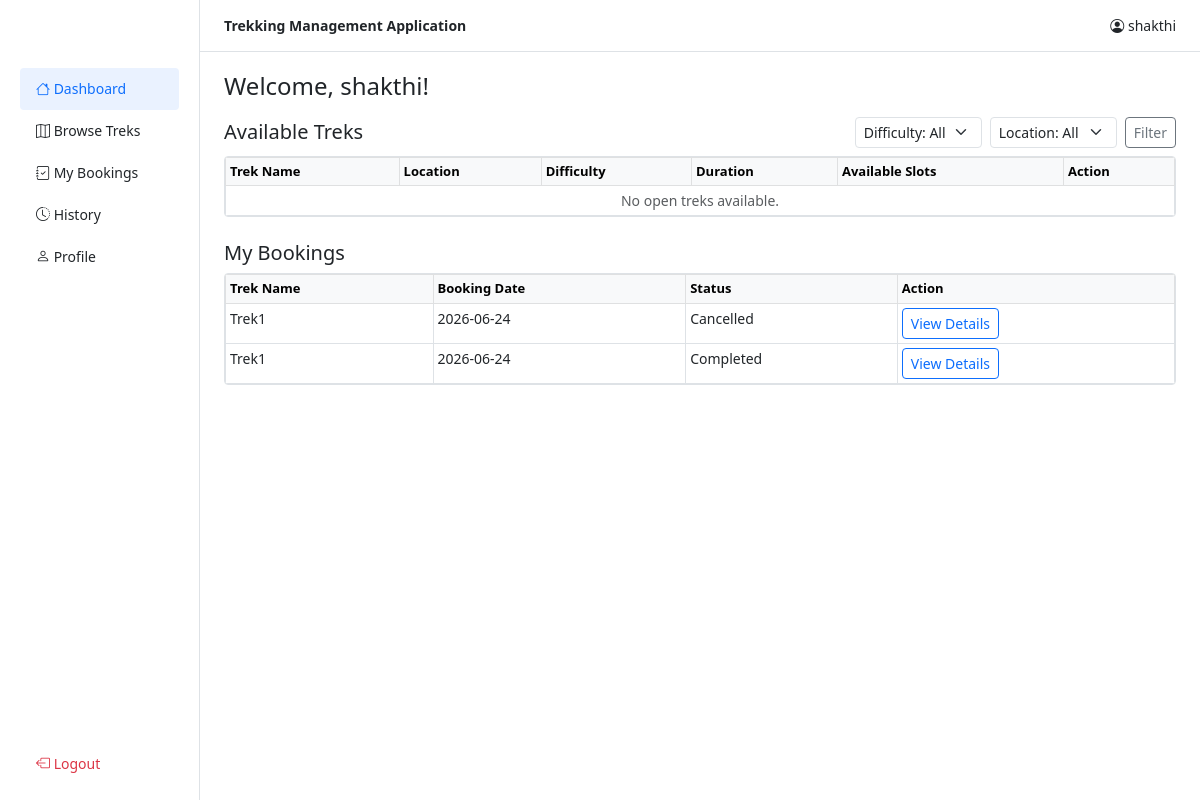
The page /user/dashboard (signed in) on the database its author committed.
### tables this page shows
CREATE TABLE bookings (
            id INTEGER PRIMARY KEY AUTOINCREMENT,
            user_id INTEGER REFERENCES users(id),
            trek_id INTEGER REFERENCES treks(id),
            booking_date TEXT DEFAULT (date('now')),
            status TEXT DEFAULT "Booked"
        );

CREATE TABLE treks (
            id INTEGER PRIMARY KEY AUTOINCREMENT,
            name TEXT NOT NULL,
            location TEXT,
            difficulty TEXT CHECK(difficulty IN ("Easy","Moderate","Hard")),
            duration INTEGER,
            slots INTEGER DEFAULT 0,
            staff_id INTEGER REFERENCES users(id),
            status TEXT DEFAULT "Pending",
            start_date TEXT,
            end_date TEXT
        , description TEXT DEFAULT "");

### app.py (the view)
@app.route('/user/dashboard')
@login_required('user')
def user_dashboard():
    db = get_db()
    difficulty = request.args.get('difficulty', '')
    location = request.args.get('location', '')
    query, params = 'SELECT * FROM treks WHERE status="Open"', []
    if difficulty:
        query += ' AND difficulty=?'
        params.append(difficulty)
    if location:
        query += ' AND location=?'
        params.append(location)
    treks = db.execute(query, params).fetchall()
    locations = db.execute('SELECT DISTINCT location FROM treks WHERE status="Open" AND location!=""').fetchall()
    bookings = db.execute('''SELECT b.*, t.name as trek_name, t.location, t.start_date, t.status as trek_status
                             FROM bookings b JOIN treks t ON b.trek_id=t.id
                             WHERE b.user_id=?''', (session['user_id'],)).fetchall()
    return render_template('user/dashboard.html', treks=treks, bookings=bookings, difficulty=difficulty, location=location, locations=locations)

### app.py (called while the page is built)
def login_required(role=None):
    def decorator(f):
        @wraps(f)
        def wrapper(*args, **kwargs):
            if 'user_id' not in session:
                return redirect(url_for('login'))
            if role and session.get('role') != role:
                flash('Access denied.')
                return redirect(url_for('login'))
            return f(*args, **kwargs)
        return wrapper
    return decorator

### database.py (called while the page is built)
def get_db():
    db = getattr(g, '_database', None)
    if db is None:
        db = g._database = sqlite3.connect(DATABASE)
        db.row_factory = sqlite3.Row
    return db

### templates/user/dashboard.html
{% extends "base.html" %}
{% block sidebar %}
<ul class="nav flex-column px-2">
  <li class="nav-item"><a class="nav-link active" href="{{ url_for('user_dashboard') }}"><i class="bi bi-house"></i> Dashboard</a></li>
  <li class="nav-item"><a class="nav-link" href="{{ url_for('user_treks') }}"><i class="bi bi-map"></i> Browse Treks</a></li>
  <li class="nav-item"><a class="nav-link" href="{{ url_for('user_bookings') }}"><i class="bi bi-journal-check"></i> My Bookings</a></li>
  <li class="nav-item"><a class="nav-link" href="{{ url_for('user_history') }}"><i class="bi bi-clock-history"></i> History</a></li>
  <li class="nav-item"><a class="nav-link" href="{{ url_for('user_profile') }}"><i class="bi bi-person"></i> Profile</a></li>
</ul>
{% endblock %}
{% block content %}
<h4>Welcome, {{ session.username }}!</h4>
<div class="d-flex justify-content-between align-items-center mt-3 mb-2">
  <h5 class="mb-0">Available Treks</h5>
  <form method="GET" class="d-flex gap-2">
    <select name="difficulty" class="form-select form-select-sm"><option value="">Difficulty: All</option>{% for d in ['Easy','Moderate','Hard'] %}<option {% if difficulty==d %}selected{% endif %}>{{ d }}</option>{% endfor %}</select>
    <select name="location" class="form-select form-select-sm"><option value="">Location: All</option>{% for l in locations %}<option {% if location==l.location %}selected{% endif %}>{{ l.location }}</option>{% endfor %}</select>
    <button class="btn btn-sm btn-outline-secondary">Filter</button>
  </form>
</div>
<div class="card table-responsive mb-4">
  <table class="table table-bordered table-sm mb-0">
    <thead class="table-light"><tr><th>Trek Name</th><th>Location</th><th>Difficulty</th><th>Duration</th><th>Available Slots</th><th>Action</th></tr></thead>
    <tbody>
      {% for t in treks %}
      <tr><td>{{ t.name }}</td><td>{{ t.location }}</td><td>{{ t.difficulty }}</td><td>{{ t.duration }} days</td><td>{{ t.slots }}</td><td><form method="POST" action="{{ url_for('user_book', tid=t.id) }}"><button class="btn btn-sm btn-primary">Book Now</button></form></td></tr>
      {% else %}
      <tr><td colspan="6" class="text-center text-muted">No open treks available.</td></tr>
      {% endfor %}
    </tbody>
  </table>
</div>
<h5>My Bookings</h5>
<div class="card table-responsive">
  <table class="table table-bordered table-sm mb-0">
    <thead class="table-light"><tr><th>Trek Name</th><th>Booking Date</th><th>Status</th><th>Action</th></tr></thead>
    <tbody>
      {% for b in bookings %}
      <tr><td>{{ b.trek_name }}</td><td>{{ b.booking_date }}</td><td>{{ b.status }}</td><td><a class="btn btn-sm btn-outline-primary" href="{{ url_for('user_trek_detail', tid=b.trek_id) }}">View Details</a></td></tr>
      {% else %}
      <tr><td colspan="4" class="text-center text-muted">No bookings yet.</td></tr>
      {% endfor %}
    </tbody>
  </table>
</div>
{% endblock %}

### templates/base.html (style rules this page uses)
body { background: #fff; color: #212529; font-size: 14px; }
.sidebar .nav-link { color: #212529; padding:.65rem 1rem; font-weight:500; }
.sidebar .nav-link:hover, .sidebar .nav-link.active { background: #eaf2ff; border-radius: 4px; color: #0d6efd; }
.card { border: 1px solid #dee2e6; border-radius: 4px; box-shadow: none; }
.table th { font-size: 13px; }

### rows shown on the page
bookings: trek_name "Trek1", booking_date "2026-06-24", status "Cancelled"
bookings: trek_name "Trek1", booking_date "2026-06-24", status "Completed"

### other values the page prints
{{ session.username }} "shakthi"
